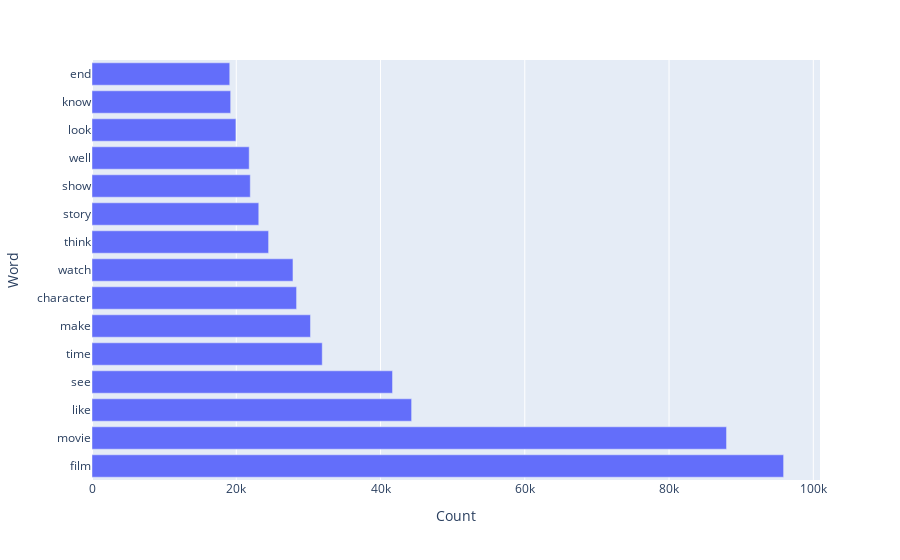

This figure's notebook cell:
### Code cell
bar_plot(data=MostFrequentWordDF)

### Figure 1 — Plotly figure (JSON) as saved in the notebook; plotly's stock layout.template omitted (floating-point values rounded to 4 significant figures)
{"data": [{"alignmentgroup": "True", "hovertemplate": "Count=%{x}<br>Word=%{y}<extra></extra>", "legendgroup": "", "marker": {"color": "#636efa", "pattern": {"shape": ""}}, "name": "", "offsetgroup": "", "orientation": "h", "showlegend": false, "textposition": "auto", "type": "bar", "x": [95883, 87971, 44311, 41665, 31920, 30288, 28361, 27863, 24483, 23121, 21944, 21794, 19951, 19225, 19099], "xaxis": "x", "y": ["film", "movie", "like", "see", "time", "make", "character", "watch", "think", "story", "show", "well", "look", "know", "end"], "yaxis": "y"}], "layout": {"barmode": "relative", "legend": {"tracegroupgap": 0}, "margin": {"t": 60}, "xaxis": {"anchor": "y", "domain": [0, 1], "title": {"text": "Count"}}, "yaxis": {"anchor": "x", "domain": [0, 1], "title": {"text": "Word"}}}}
